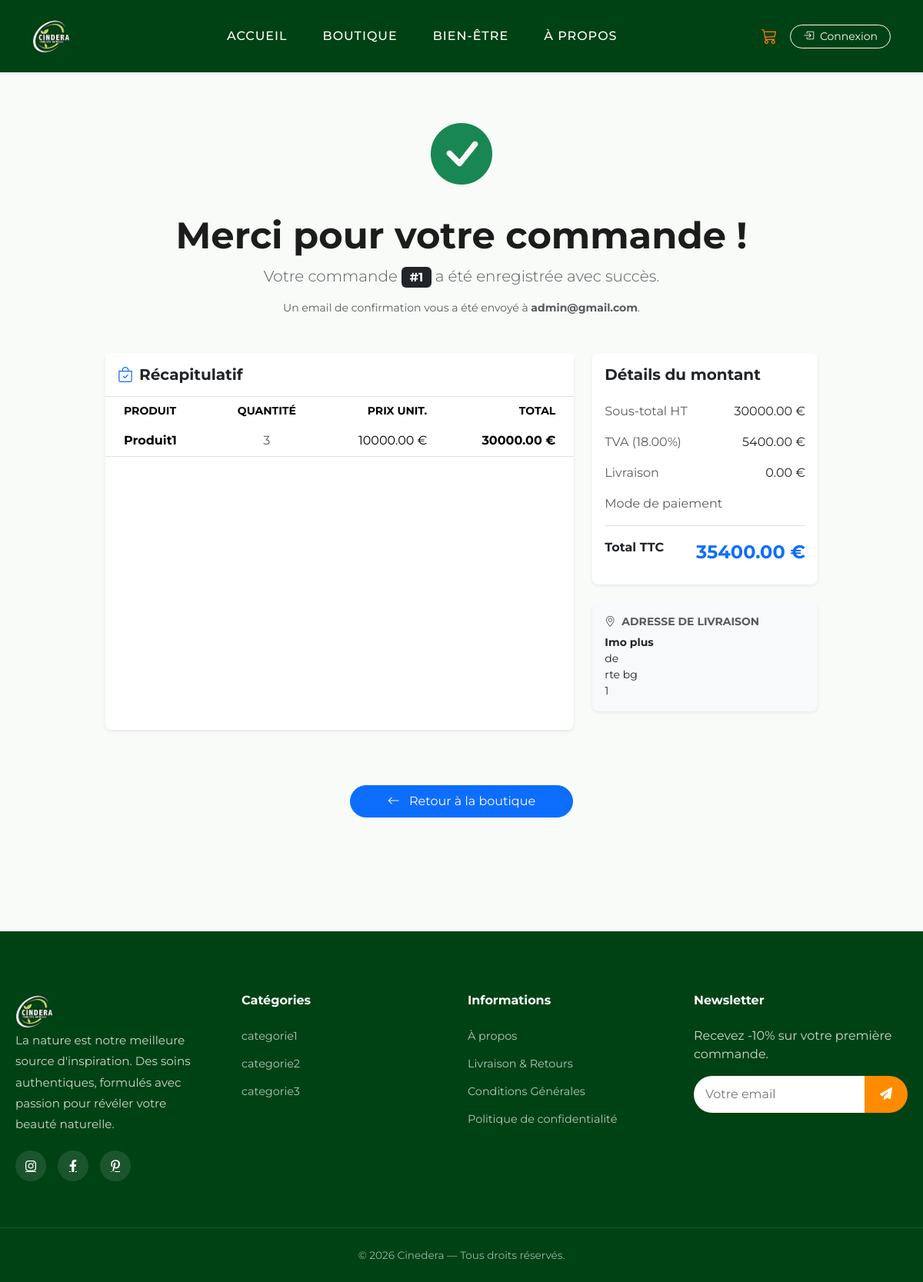
/boutique/order/confirmation/1/, run on the app's committed database.
### shop/models.py (models this page shows, shortened)
class Order(models.Model):
    class PaymentStatus(models.TextChoices):
        PENDING = 'pending', 'En attente'
        PAID = 'paid', 'Payé'
        FAILED = 'failed', 'Échoué'
        REFUNDED = 'refunded', 'Remboursé'
    user = models.ForeignKey(
        settings.AUTH_USER_MODEL,
        on_delete=models.SET_NULL, null=True, blank=True, related_name='orders'
    )
    first_name = models.CharField(max_length=100)
    last_name = models.CharField(max_length=100)
    email = models.EmailField()
    address = models.TextField()
    postal_code = models.CharField(max_length=20, verbose_name="Code postal")
    phone = models.CharField(max_length=20, blank=True, verbose_name="Téléphone")
    city = models.CharField(max_length=100)
    country = models.CharField(max_length=50)  # <-- ajoute ce champ
    shipping_zone = models.ForeignKey(ShippingZone, on_delete=models.SET_NULL, null=True)
    payment_method = models.ForeignKey(PaymentMethod, on_delete=models.SET_NULL, null=True)
    coupon = models.ForeignKey(Coupon, on_delete=models.SET_NULL, null=True, blank=True)
    subtotal = models.DecimalField(max_digits=10, decimal_places=2, default=0)
    vat_rate = models.DecimalField(max_digits=5, decimal_places=2, default=18)
    vat_amount = models.DecimalField(max_digits=10, decimal_places=2, default=0)
    shipping_cost = models.DecimalField(max_digits=10, decimal_places=2, default=0)
    discount_amount = models.DecimalField(max_digits=10, decimal_places=2, default=0)
    payment_fee = models.DecimalField(max_digits=10, decimal_places=2, default=0)
    total_price = models.DecimalField(max_digits=10, decimal_places=2, default=0)
    payment_status = models.CharField(max_length=20, choices=PaymentStatus.choices, default=PaymentStatus.PENDING)
    is_shipped = models.BooleanField(default=False)
    created_at = models.DateTimeField(auto_now_add=True)
    class Meta:
        ordering = ['-created_at']

class OrderItem(models.Model):
    order = models.ForeignKey(Order, related_name="items", on_delete=models.CASCADE)
    product = models.ForeignKey(Product, on_delete=models.PROTECT)
    product_name = models.CharField(max_length=200)
    price = models.DecimalField(max_digits=10, decimal_places=2) # Prix HT au moment de l'achat
    quantity = models.PositiveIntegerField(default=1)
    @property
    def total_price(self):
        return self.price * self.quantity

class Category(models.Model):
    name = models.CharField(max_length=200, unique=True, verbose_name="Nom")
    slug = models.SlugField(max_length=200, unique=True, blank=True)
    description = models.TextField(blank=True, verbose_name="Description")
    image = models.ImageField(upload_to='categories/', blank=True, null=True, verbose_name="Image")
    class Meta:
        verbose_name = "Catégorie"
        verbose_name_plural = "Catégories"
        ordering = ['name']

### shop/views.py (the view)
# urls.py: path('order/confirmation/<int:order_id>/', views.order_confirmation, name='order_confirmation'),
def order_confirmation(request, order_id):
    order = get_object_or_404(Order, id=order_id)
    if order.payment_method and order.payment_method.slug == "cod":  # cod = cash on delivery
        order.payment_status = Order.PaymentStatus.PAID
        order.save()
    return render(request, 'shop/orders/confirmation.html', {
        'order': order
    })

### templates/shop/orders/confirmation.html (shortened to what this page needs)
{% extends "base.html" %}
{% block content %}
<div class="container py-5">
    <div class="row justify-content-center">
        <div class="col-lg-10">
            <div class="text-center mb-5">
                <div class="mb-3">
                    <i class="bi bi-check-circle-fill text-success" style="font-size: 5rem;"></i>
                </div>
                <h1 class="display-5 fw-bold">Merci pour votre commande !</h1>
                <p class="lead text-muted mt-2">
                    Votre commande <span class="badge bg-dark fs-6">#{{ order.id }}</span> a été enregistrée avec succès.
                </p>
                <p class="small text-muted">
                    Un email de confirmation vous a été envoyé à <strong>{{ order.email }}</strong>.
                </p>
            </div>
            <div class="row g-4">
                <div class="col-lg-8 mb-4">
                    <div class="card border-0 shadow-sm rounded-3 h-100">
                        <div class="card-header bg-white py-3 border-bottom">
                            <h5 class="mb-0 fw-bold"><i class="bi bi-bag-check text-primary me-2"></i>Récapitulatif</h5>
                        </div>
                        <div class="card-body p-0">
                            <div class="table-responsive">
                                <table class="table table-hover align-middle mb-0">
                                    <thead class="bg-light text-muted small text-uppercase">
                                        <tr>
                                            <th class="ps-4 border-0">Produit</th>
                                            <th class="text-center border-0">Quantité</th>
                                            <th class="text-end border-0">Prix Unit.</th>
                                            <th class="text-end pe-4 border-0">Total</th>
                                        </tr>
                                    </thead>
                                    <tbody>
                                        {% for item in order.items.all %}
                                        <tr>
                                            <td class="ps-4"><strong>{{ item.product_name }}</strong></td>
                                            <td class="text-center text-muted">{{ item.quantity }}</td>
                                            <td class="text-end">{{ item.price }} €</td>
                                            <td class="text-end fw-bold pe-4">{{ item.total_price }} €</td>
                                        </tr>
                                        {% endfor %}
                                    </tbody>
                                </table>
                            </div>
                        </div>
                    </div>
                </div>
                <div class="col-lg-4 mb-4">
                    <div class="card border-0 shadow-sm rounded-3 mb-4">
                        <div class="card-body">
                            <h5 class="mb-3 fw-bold">Détails du montant</h5>
                            <ul class="list-group list-group-flush">
                                <li class="list-group-item d-flex justify-content-between px-0 border-0">
                                    <span class="text-muted">Sous-total HT</span>
                                    <span>{{ order.subtotal }} €</span>
                                </li>
                                <li class="list-group-item d-flex justify-content-between px-0 border-0">
                                    <span class="text-muted">TVA ({{ order.vat_rate }}%)</span>
                                    <span>{{ order.vat_amount }} €</span>
                                </li>
                                <li class="list-group-item d-flex justify-content-between px-0 border-0">
                                    <span class="text-muted">Livraison</span>
                                    <span>{{ order.shipping_cost }} €</span>
                                </li>
                                <li class="list-group-item d-flex justify-content-between px-0 border-0">
                                    <span class="text-muted">Mode de paiement</span>
                                </li>
                                <li class="list-group-item d-flex justify-content-between px-0 fw-bold border-top pt-3 mt-2">
                                    <span>Total TTC</span>
                                    <span class="text-primary fs-4">{{ order.total_price }} €</span>
                                </li>
                            </ul>
                        </div>
                    </div>
                    <div class="card border-0 shadow-sm rounded-3 mb-4 bg-light">
                        <div class="card-body">
                            <h6 class="mb-2 fw-bold text-uppercase text-muted small"><i class="bi bi-geo-alt me-2"></i>Adresse de livraison</h6>
                            <address class="mb-0 small">
                                <strong>{{ order.first_name }} {{ order.last_name }}</strong><br>
                                {{ order.address }}<br>
                                {{ order.postal_code }} {{ order.city }}<br>
                                {{ order.country }}
                            </address>
                        </div>
                    </div>
                </div>
            </div>
            <div class="text-center mt-5">
                <a href="{% url 'products:shop' %}" class="btn btn-primary rounded-pill px-5 py-2">
                    <i class="bi bi-arrow-left me-2"></i> Retour à la boutique
                </a>
            </div>
        </div>
    </div>
</div>
{% endblock %}

### templates/base.html (shortened to what this page needs)
{% load static %}
<!DOCTYPE html>
<html lang="fr">
<head>
    <link href="https://cdn.jsdelivr.net/npm/bootstrap@5.3.2/dist/css/bootstrap.min.css" rel="stylesheet">
<link rel="stylesheet" href="https://cdn.jsdelivr.net/npm/bootstrap-icons@1.10.0/font/bootstrap-icons.css">
    <link rel="stylesheet" href="https://cdnjs.cloudflare.com/ajax/libs/font-awesome/6.4.0/css/all.min.css">
</head>
<body>
    <nav class="navbar navbar-expand-lg navbar-dark shadow-sm sticky-top">
        <div class="container">
            <a class="navbar-brand" href="{% url 'home' %}">
                <img src="{% static 'img/logo.jpg' %}" alt="Cindera">
            </a>
            <div class="collapse navbar-collapse" id="navbarContent">
                <ul class="navbar-nav mb-2 mb-lg-0 mx-auto">
                    <li class="nav-item">
                        <a class="nav-link {% if request.resolver_match.url_name == 'home' %}active{% endif %}" href="{% url 'home' %}">Accueil</a>
                    </li>
                    <li class="nav-item">
                        <a class="nav-link {% if request.resolver_match.url_name == 'shop' %}active{% endif %}" href="{% url 'products:shop' %}">Boutique</a>
                    </li>
                    <li class="nav-item">
                        <a class="nav-link {% if request.resolver_match.url_name == 'bien_etre' %}active{% endif %}" href="{% url 'products:bien_etre' %}">Bien-être</a>
                    </li>
                    <li class="nav-item">
                        <a class="nav-link {% if request.resolver_match.url_name == 'about' %}active{% endif %}" href="{% url 'products:about' %}">À propos</a>
                    </li>
                </ul>
                <div class="d-flex align-items-center gap-3">
                    <a href="{% url 'products:cart_detail' %}" class="btn btn-link position-relative nav-icon-orange p-0">
                        <i class="bi bi-cart3 fs-5"></i>
                    </a>
{% if user.is_authenticated %}
    <div class="dropdown">
        <button class="btn btn-link dropdown-toggle text-white" type="button" data-bs-toggle="dropdown">
            <i class="bi bi-person-circle fs-5 nav-icon-orange"></i>
            <span class="d-none d-md-inline small">{{ user.username }}</span>
        </button>
        <ul class="dropdown-menu dropdown-menu-end shadow">
            <li>
                <a class="dropdown-item" href="{% url 'products:profile' %}">
                    <i class="bi bi-person me-2 text-white"></i> Mon Profil
                </a>
            </li>
            {% if user.is_manager or user.is_admin_role %}
                <li>
                    <a class="dropdown-item" href="{% url 'dashboard:overview' %}">
                        <i class="bi bi-speedometer2 me-2 text-white"></i> Dashboard
                    </a>
                </li>
            {% endif %}
            <li><hr class="dropdown-divider border-secondary"></li>
            <li>
                <a class="dropdown-item text-danger" href="{% url 'products:logout' %}">
                    <i class="bi bi-box-arrow-right me-2"></i> Déconnexion
                </a>
            </li>
        </ul>
    </div>
{% else %}
    <a href="{% url 'products:login' %}" class="btn btn-outline-light btn-sm rounded-pill px-3">
        <i class="bi bi-box-arrow-in-right me-1"></i> Connexion
    </a>
{% endif %}
                </div>
            </div>
        </div>
    </nav>
    <main>
        {% block content %}{% endblock %}
    </main>
<footer id="footer">
    <div class="footer-container">
        <div class="footer-col">
            <div>
                  <a class="navbar-brand" href="{% url 'home' %}">
                <img src="{% static 'img/logo.jpg' %}" alt="Cindera">
            </a></div>
            <p class="footer-text">
                La nature est notre meilleure source d'inspiration.
                Des soins authentiques, formulés avec passion pour révéler votre beauté naturelle.
            </p>
            <div class="footer-socials">
                <a href="#"><i class="fab fa-instagram"></i></a>
                <a href="#"><i class="fab fa-facebook-f"></i></a>
                <a href="#"><i class="fab fa-pinterest-p"></i></a>
            </div>
        </div>
<div class="footer-col">
    <h4>Catégories</h4>
    <ul>
        {% for category in categories %}
            <li>
                <a href="{% url 'products:shop' %}?category={{ category.id }}">
                    {{ category.name }}
                </a>
            </li>
        {% empty %}
            <li>Aucune catégorie</li>
        {% endfor %}
    </ul>
</div>
        <div class="footer-col">
            <h4>Informations</h4>
            <ul>
                <li><a href="#">À propos</a></li>
                <li><a href="#">Livraison & Retours</a></li>
                <li><a href="#">Conditions Générales</a></li>
                <li><a href="#">Politique de confidentialité</a></li>
            </ul>
        </div>
        <div class="footer-col">
            <h4>Newsletter</h4>
            <p>Recevez -10% sur votre première commande.</p>
            <form class="footer-newsletter">
                <input type="email" placeholder="Votre email">
                <button type="submit">
                    <i class="fas fa-paper-plane"></i>
                </button>
            </form>
        </div>
    </div>
    <div class="footer-bottom">
        © 2026 Cinedera — Tous droits réservés.
    </div>
</footer>
</body>
</html>

### data on the page
Order: id "1", email "admin@gmail.com", subtotal "30000.00", vat_rate "18.00", vat_amount "5400.00", shipping_cost "0.00", total_price "35400.00", first_name "Imo", last_name "plus", address "de", postal_code "rte", city "bg", country "1"
OrderItem: product_name "Produit1", quantity "3", price "10000.00", total_price "30000.00"
Category: name "categorie1"
Category: name "categorie2"
Category: name "categorie3"
